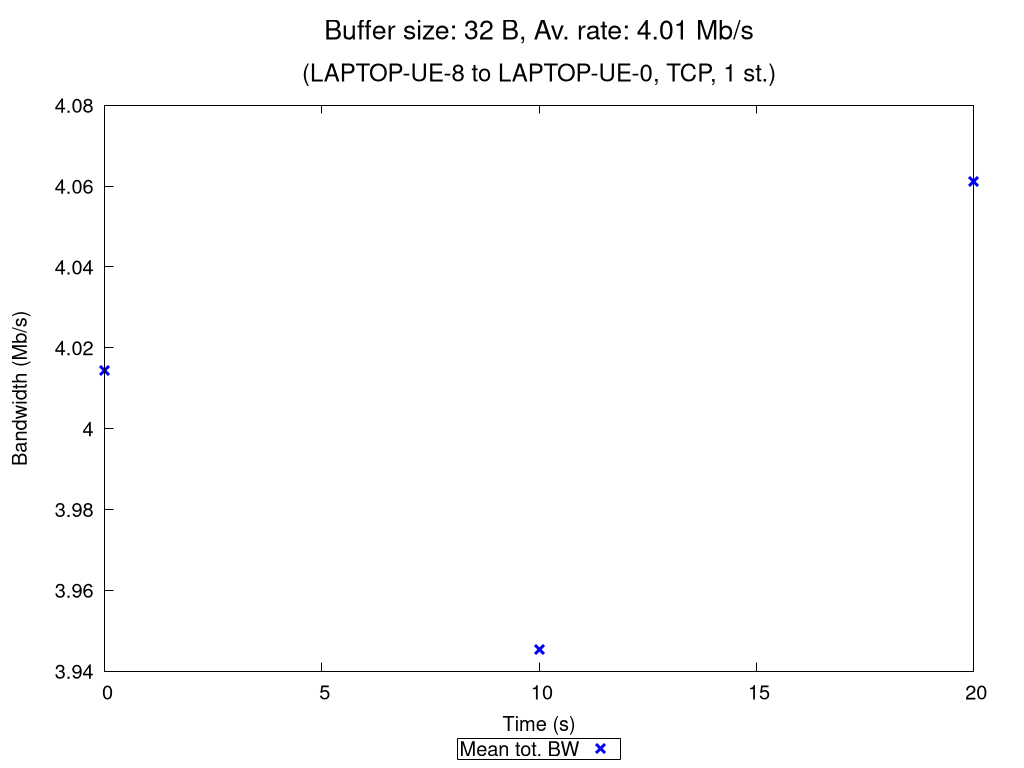

Source code (gnuplot):
set terminal pngcairo nocrop enhanced size 1024,768 font "Verdana,15"
set output "TCP_1_st_2020_11_05_12-50-29_two2one_00032B.png"

set title "{/=20 Buffer size: 32 B, Av. rate: 4.01 Mb/s}\n\n{/=18 (LAPTOP-UE-8 to LAPTOP-UE-0, TCP, 1 st.)}"

set xlabel "Time (s)"
set ylabel "Bandwidth (Mb/s)"
set ytics nomirror
set key bmargin center horizontal box samplen 1 width -1
set bmargin 4.6
set rmargin 4.5

rf = 1000000.0  # rate factor
set style fill transparent solid 0.2 noborder
set autoscale xfix
plot "TCP_1_st_2020_11_05_12-50-29_two2one_00032B_iperf_processed.dat" using 1:($2/rf-$3/rf):($2/rf+$3/rf) with filledcurves lc rgb "blue" notitle, \
     "" using 1:($2/rf) with points pt 2 ps 1.5 lw 3 lc rgb "blue" title "Mean tot. BW", \
